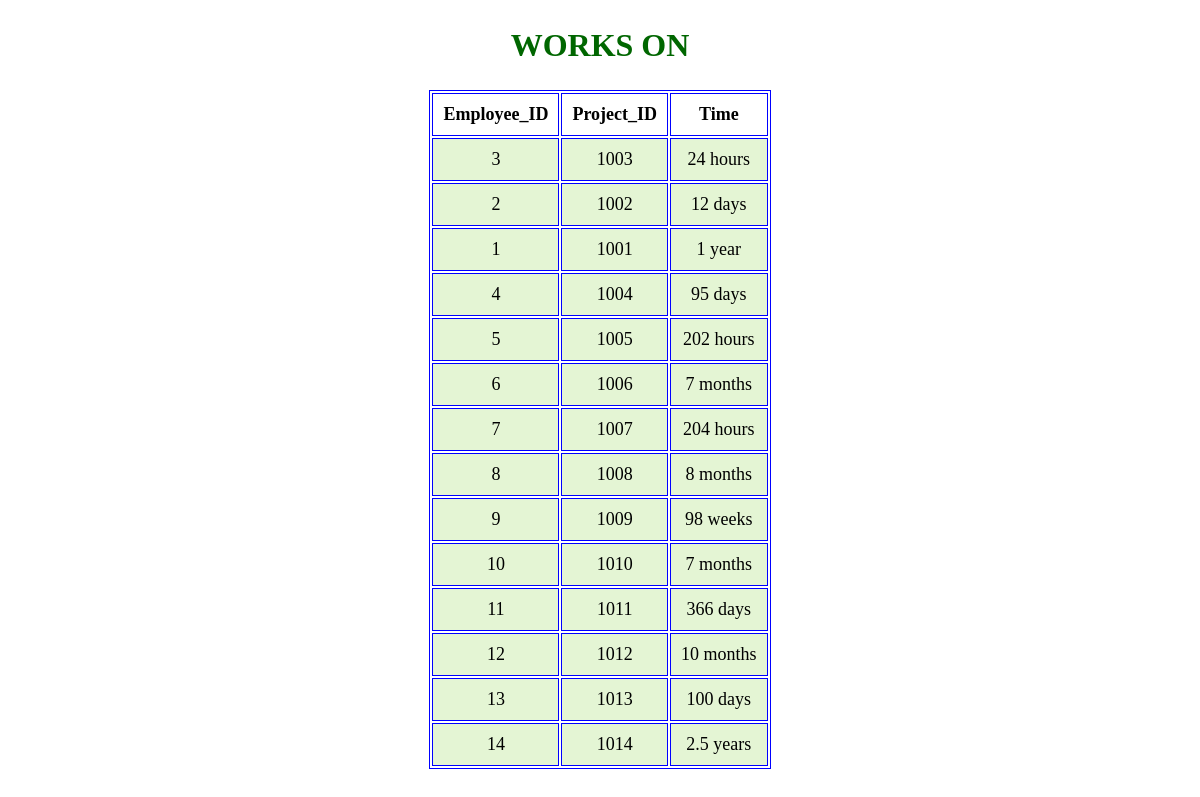
Screenshot of /works_on_table.php with the database file from the repository.
### tables this page shows
CREATE TABLE `works_on` (
  `Employee_ID` int(11) NOT NULL,
  `Project_ID` int(11) NOT NULL,
  `Hours` varchar(255) NOT NULL
);

### works_on_table.php (the view, shortened to what this page needs)
<?php
$mysqli =  new mysqli('localhost', 'root', '','new7');
$sql = "SELECT * FROM works_on";
$result = $mysqli->query($sql);
?>
<!DOCTYPE html>
<html lang="en">
<head>
</head>
<body style="background-image: url('image2.jpg');">
<center>
    <section>
        <h1>WORKS ON</h1>
        <table>
            <tr>
                <th>Employee_ID</th>
                <th>Project_ID</th>
                <th>Time</th>
            </tr>
            <?php
                while($rows=$result->fetch_assoc())
                {
            ?>
            <tr>
                <td><?php echo $rows['Employee_ID'];?></td>
                <td><?php echo $rows['Project_ID'];?></td>
                <td><?php echo $rows['Hours'];?></td>
            <?php
                }
            ?>
        </table>
    </section>
</center>
</body>
</html>

### works_on_table.php (style rules this page uses)
table { margin: 0 auto; font-size: large; border: 1px solid blue; }
h1 { text-align: center; color: #006600; font-size: xx-large; font-family: 'Gill Sans', 'Gill Sans MT', ' Calibri', 'Trebuchet MS', 'sans-serif'; }
td { background-color: #E4F5D4; border: 1px solid blue; }
th, td { font-weight: bold; border: 1px solid blue; padding: 10px; text-align: center; }
td { font-weight: lighter; }

### rows the page displays
works_on: Employee_ID "3", Project_ID "1003", Hours "24 hours"
works_on: Employee_ID "2", Project_ID "1002", Hours "12 days"
works_on: Employee_ID "1", Project_ID "1001", Hours "1 year"
works_on: Employee_ID "4", Project_ID "1004", Hours "95 days"
works_on: Employee_ID "5", Project_ID "1005", Hours "202 hours"
works_on: Employee_ID "6", Project_ID "1006", Hours "7 months"
works_on: Employee_ID "7", Project_ID "1007", Hours "204 hours"
works_on: Employee_ID "8", Project_ID "1008", Hours "8 months"
works_on: Employee_ID "9", Project_ID "1009", Hours "98 weeks"
works_on: Employee_ID "10", Project_ID "1010", Hours "7 months"
works_on: Employee_ID "11", Project_ID "1011", Hours "366 days"
works_on: Employee_ID "12", Project_ID "1012", Hours "10 months"
works_on: Employee_ID "13", Project_ID "1013", Hours "100 days"
works_on: Employee_ID "14", Project_ID "1014", Hours "2.5 years"
